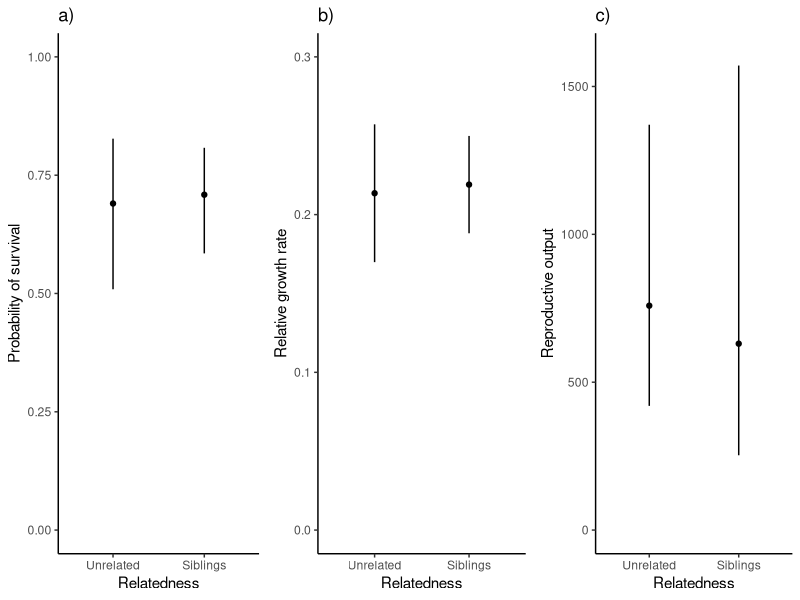
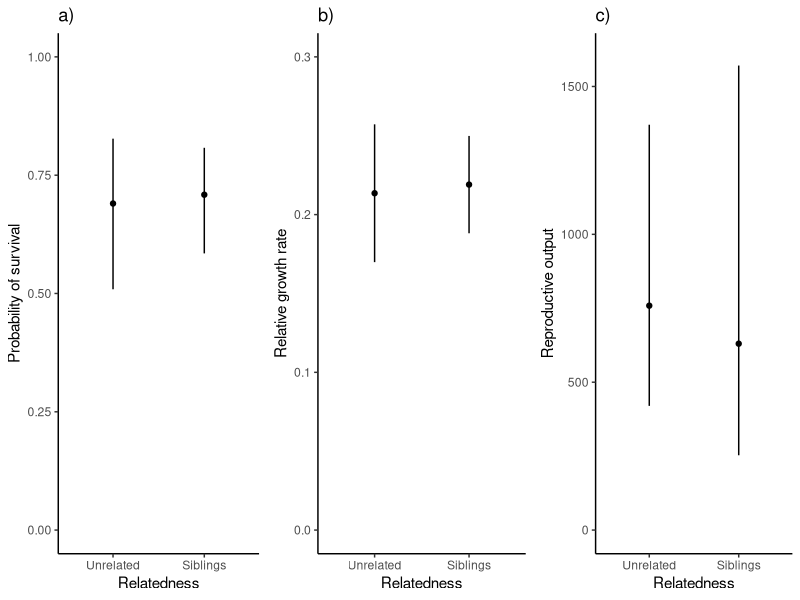

The R source for these figures, in order:
## ---- chunk 1
library('tidyverse')
library('glmmTMB')
library('gridExtra')
library('emmeans')
## ---- chunk 2
sessionInfo()
## ---- chunk 3
dat <- read.csv("Data/Experiment_2.csv")
## ---- chunk 4
dat$Plate.ID <- sub("_.*","",dat$Unique.ID) 
## ---- chunk 5
Age.days.vec <- unique(dat$Age.days)
Age.days.vec
## ---- chunk 6
d <- dat %>% filter(Age.days == Age.days.vec[2]) 
## ---- chunk 7
survival1 <- glmmTMB(Survival ~ Relatedness +
                         (1|Plate.ID), 
                     family = "binomial",
                     data = d)

survival2 <- glmmTMB(Survival ~ 1 +
                         (1|Plate.ID),
                     family = "binomial",
                     data = d)
## ---- chunk 8
result1 <- round(anova(survival1, survival2,test="Chisq"), 3)
result1
## ---- chunk 9
predictions_survival <- data.frame(Relatedness = unique(dat$Relatedness))

p <- predict(survival1, 
             predictions_survival, 
             type = "link",
             se.fit = T,
             re.form = NA)

predictions_survival$fit <- plogis(p$fit)
predictions_survival$se.fit <- p$se.fit
# Calculate confidence intervals
predictions_survival$lwr <- plogis(p$fit - 2 * p$se.fit)
predictions_survival$upr <- plogis(p$fit + 2 * p$se.fit)
## ---- chunk 10
dat_wide <- dat %>% pivot_wider(id_cols=Unique.ID:Position,
                                names_from=Age.days, 
                                values_from=c(Survival,Bifurcations,Zooids))
## ---- chunk 11
dat_wide$relgrowth <- (log(dat_wide$Zooids_46)- log(dat_wide$Zooids_26)) / (46-26)
## ---- chunk 12
dat_wide$Plate.ID <- sub("_.*","",dat_wide$Unique.ID) 
## ---- chunk 13
rgr1 <- glmmTMB(relgrowth ~ Relatedness +
                         (1|Plate.ID), 
                     family = "gaussian",
                     data = dat_wide)

rgr2 <- glmmTMB(relgrowth ~ 1 +
                         (1|Plate.ID),
                     family = "gaussian",
                     data = dat_wide)
## ---- chunk 14
result1 <- round(anova(rgr1, rgr2,test="Chisq"), 3)
result1
## ---- chunk 15
predictions_rgr <- data.frame(Relatedness = unique(dat$Relatedness))

p <- predict(rgr1, 
             predictions_rgr, 
             type = "link",
             se.fit = T,
             re.form = NA)

predictions_rgr$fit <- p$fit
predictions_rgr$se.fit <- p$se.fit
# Calculate confidence intervals
predictions_rgr$lwr <- p$fit - 2 * p$se.fit
predictions_rgr$upr <- p$fit + 2 * p$se.fit
## ---- chunk 16
nd <- data.frame(Relatedness = c(rep("Non",5),rep("Sib",10)), 
                 Plate.ID = rownames(coef(rgr1)$cond$Plate.ID)) 

plate_effects_rgr <- data.frame(nd,
                                fit = predict(rgr1,
                                              newdata = nd,
                                              type="response",
                                              se=F))
## ---- chunk 17
d$Ovicells.total <- ifelse(is.na(d$Ovicells.total),0,d$Ovicells.total)
## ---- chunk 18
totov1 <- glmmTMB(Ovicells.total ~ Relatedness + 
                      (1|Plate.ID), 
                  ziformula = ~.,
                  data = d, 
                  family = truncated_nbinom1)

totov2 <- glmmTMB(Ovicells.total ~ 1 +
                      (1|Plate.ID), 
                  ziformula = ~.,
                  data = d, 
                  family = truncated_nbinom1)
## ---- chunk 19
result1 <- round(anova(totov1, totov2,test="Chisq"), 3)
result1
## ---- chunk 20
predictions_totov <- data.frame(Relatedness = unique(dat$Relatedness))

# p <- predict(totov1, 
#              predictions_totov, 
#              type = "link",
#              se.fit = T,
#              re.form = NA)
# 
# predictions_totov$fit <- exp(p$fit)
# predictions_totov$se.fit <- p$se.fit
# # Calculate confidence intervals
# predictions_totov$lwr <- exp(p$fit - 2 * p$se.fit)
# predictions_totov$upr <- exp(p$fit + 2 * p$se.fit)

p <- emmeans(totov1, ~ Relatedness, 
             component = "cond", 
             type = "response")

predictions_totov$fit <- summary(p)$response
predictions_totov$lwr <- summary(p)$asymp.LCL
predictions_totov$upr <- summary(p)$asymp.UCL

## ---- chunk 21
nd <- data.frame(Relatedness = c(rep("Non",5),rep("Sib",10)), 
                 Plate.ID = rownames(coef(totov1)$cond$Plate.ID)) 

plate_effects_totov <- data.frame(nd,
                                fit = predict(totov1,
                                              newdata = nd,
                                              type="response",
                                              se=F))
plate_effects_totov <- d %>% 
    group_by(Plate.ID) %>% 
    summarize(fit = mean(Ovicells.total))

plate_effects_totov$Relatedness <- ifelse(
    grepl("non", plate_effects_totov$Plate.ID),
    "Non",
    "Sib")
## ---- chunk 22
panel_A <- ggplot(data = predictions_survival, 
                  aes(x = Relatedness,
                      y = fit)) +
    geom_linerange(aes(min = lwr,
                       max = upr)) +
    geom_point() +
    ylim(0,1) +
    labs(y = "Probability of survival",
         title = "a)") +
    scale_x_discrete(labels = c("Unrelated","Siblings")) +
    theme_classic()

panel_B <- ggplot(data = predictions_rgr, 
                  aes(x = Relatedness,
                      y = fit)) +
    # geom_jitter(data = plate_effects_rgr, 
    #            aes(x = Relatedness,
    #                y = fit),
    #            alpha = 0.4,
    #            width = 0.05) +
    geom_linerange(aes(min = lwr,
                       max = upr)) +
    geom_point() +
    ylim(0,0.3) +
    labs(y = "Relative growth rate",
         title = "b)") +
    scale_x_discrete(labels = c("Unrelated","Siblings")) +
    theme_classic()

panel_C <- ggplot(data = predictions_totov, 
                  aes(x = Relatedness,
                      y = fit)) +
    geom_linerange(aes(min = lwr,
                       max = upr)) +
    geom_point() +
    ylim(0,1600) +
    labs(y = "Reproductive output",
         title = "c)") +
    scale_x_discrete(labels = c("Unrelated","Siblings")) +
    theme_classic()

grid.arrange(panel_A, panel_B, panel_C, 
             nrow = 1,
             ncol = 3)
## ---- chunk 23
pdf("Figure 3.pdf", width = 6, height = 2)

grid.arrange(panel_A, panel_B, panel_C, 
             nrow = 1,
             ncol = 3)

dev.off()
